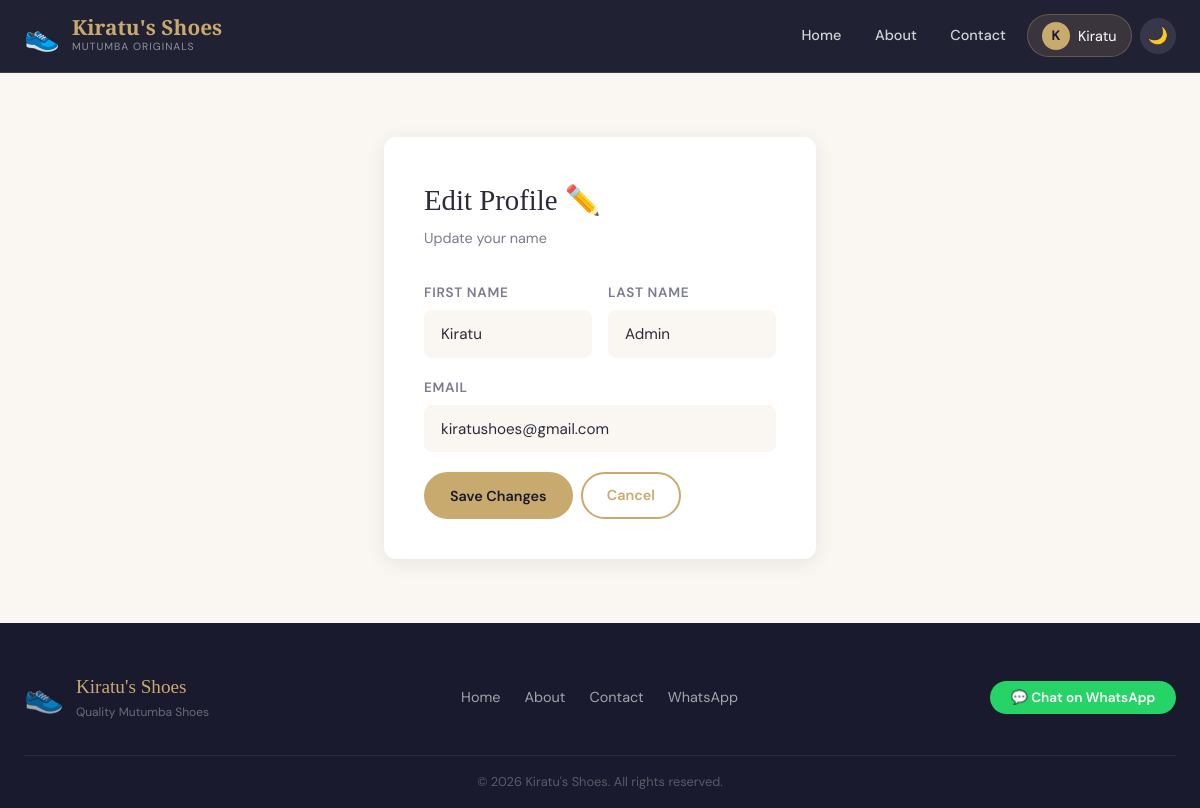
The app's page /edit-profile (signed in) with its own data.
### tables this page shows
CREATE TABLE users(
        id INTEGER PRIMARY KEY AUTOINCREMENT,
        first_name TEXT NOT NULL, last_name TEXT NOT NULL,
        email TEXT UNIQUE NOT NULL, password_hash TEXT NOT NULL,
        is_verified INTEGER DEFAULT 0, is_admin INTEGER DEFAULT 0,
        created_at TEXT DEFAULT(datetime('now')));

### app.py (the view)
@app.route('/edit-profile',methods=['GET','POST'])
@login_req
def edit_profile():
    u=cur_user()
    if request.method=='POST':
        qdb("UPDATE users SET first_name=?,last_name=? WHERE id=?",(request.form.get('first_name','').strip(),request.form.get('last_name','').strip(),u['id']),commit=True)
        flash('Profile updated!','success'); return redirect(url_for('profile'))
    return render_template('user/edit_profile.html',user=u)

### app.py (called while the page is built)
def get_db():
    if 'db' not in g:
        g.db = sqlite3.connect(app.config['DATABASE'])
        g.db.row_factory = sqlite3.Row
        g.db.execute("PRAGMA foreign_keys=ON")
    return g.db

def qdb(sql, args=(), one=False, commit=False):
    db = get_db()
    cur = db.execute(sql, args)
    if commit:
        db.commit()
        return cur.lastrowid
    rv = cur.fetchall()
    return (rv[0] if rv else None) if one else rv

def get_settings():
    s=qdb("SELECT * FROM app_settings LIMIT 1",one=True)
    if not s:
        qdb("INSERT INTO app_settings(id) VALUES(1)",commit=True)
        s=qdb("SELECT * FROM app_settings LIMIT 1",one=True)
    return s

def cur_user():
    uid=session.get('user_id')
    return qdb("SELECT * FROM users WHERE id=?", (uid,),one=True) if uid else None

def login_req(f):
    @wraps(f)
    def d(*a,**k):
        if not session.get('user_id'): flash('Please log in.','warning'); return redirect(url_for('login'))
        return f(*a,**k)
    return d

@app.context_processor
def ctx():
    settings=get_settings()
    ads=qdb("SELECT * FROM ads WHERE is_active=1 ORDER BY created_at DESC")
    return dict(current_user=cur_user(),settings=settings,theme=request.cookies.get('theme','light'),
        active_ads=ads,is_new_shoe=is_new,pdt=pdt)

### templates/user/edit_profile.html (shortened to what this page needs)
{% extends "base.html" %}
{% block content %}
<div class="form-container" style="padding-top:4rem;padding-bottom:4rem;">
    <div class="form-card fade-up">
        <div class="form-title">Edit Profile ✏️</div>
        <div class="form-subtitle">Update your name</div>
        <form method="POST">
            <div class="form-row">
                <div class="form-group">
                    <label for="first_name">First Name</label>
                    <input type="text" id="first_name" name="first_name" class="form-control"
                           value="{{ user['first_name'] }}" required>
                </div>
                <div class="form-group">
                    <label for="last_name">Last Name</label>
                    <input type="text" id="last_name" name="last_name" class="form-control"
                           value="{{ user['last_name'] }}" required>
                </div>
            </div>
            <div class="form-group">
                <label>Email</label>
                <input type="email" class="form-control" value="{{ user['email'] }}" disabled>
            </div>
            <div class="d-flex gap-1">
                <button type="submit" class="btn btn-gold">Save Changes</button>
                <a href="{{ url_for('profile') }}" class="btn btn-outline-gold">Cancel</a>
            </div>
        </form>
    </div>
</div>
{% endblock %}

### templates/base.html (shortened to what this page needs)
<!DOCTYPE html>
<html lang="en" data-theme="{{ theme }}">
<head>
    <link rel="stylesheet" href="{{ url_for('static', filename='css/style.css') }}">
</head>
<body>
<nav class="navbar">
    <div class="nav-inner">
        <a href="{{ url_for('home') }}" class="brand">
            <span class="brand-icon">👟</span>
            <div>
                <div class="brand-name">Kiratu's Shoes</div>
                <div class="brand-tagline">Mutumba Originals</div>
            </div>
        </a>
        <div class="nav-links">
            <a href="{{ url_for('home') }}" class="nav-link {% if request.endpoint == 'home' %}active{% endif %}">Home</a>
            <a href="{{ url_for('about') }}" class="nav-link {% if request.endpoint == 'about' %}active{% endif %}">About</a>
            <a href="{{ url_for('contact') }}" class="nav-link {% if request.endpoint == 'contact' %}active{% endif %}">Contact</a>
            {% if current_user %}
                <div class="nav-dropdown">
                    <button class="nav-user-btn">
                        <span class="user-avatar">{{ current_user['first_name'][0] }}</span>
                        {{ current_user['first_name'] }}
                    </button>
                </div>
            {% else %}
                <a href="{{ url_for('login') }}" class="btn btn-outline-gold">Login</a>
                <a href="{{ url_for('register') }}" class="btn btn-gold">Register</a>
            {% endif %}
            <button class="theme-toggle" onclick="toggleTheme()" title="Toggle theme">
                {% if theme == 'dark' %}☀️{% else %}🌙{% endif %}
            </button>
        </div>
    </div>
</nav>
<main>
    {% block content %}{% endblock %}
</main>
<footer class="footer">
    <div class="footer-inner">
        <div class="footer-brand">
            <span style="font-size:2rem">👟</span>
            <div>
                <div class="footer-name">Kiratu's Shoes</div>
                <div class="footer-sub">Quality Mutumba Shoes</div>
            </div>
        </div>
        <div class="footer-links">
            <a href="{{ url_for('home') }}">Home</a>
            <a href="{{ url_for('about') }}">About</a>
            <a href="{{ url_for('contact') }}">Contact</a>
            <a href="{{ settings['whatsapp_link'] }}" target="_blank" rel="noopener">WhatsApp</a>
        </div>
        <div class="footer-whatsapp">
            <a href="{{ settings['whatsapp_link'] }}" target="_blank" rel="noopener" class="btn-whatsapp-footer">
                💬 Chat on WhatsApp
            </a>
        </div>
    </div>
    <div class="footer-bottom">
        <p>&copy; {{ 2026 }} Kiratu's Shoes. All rights reserved.</p>
    </div>
</footer>
</body>
</html>

### records on screen
users: first_name "K", first_name "Kiratu", last_name "Admin", email "kiratushoes@gmail.com"

### other values on screen
{{ 2026 }} "2026"
